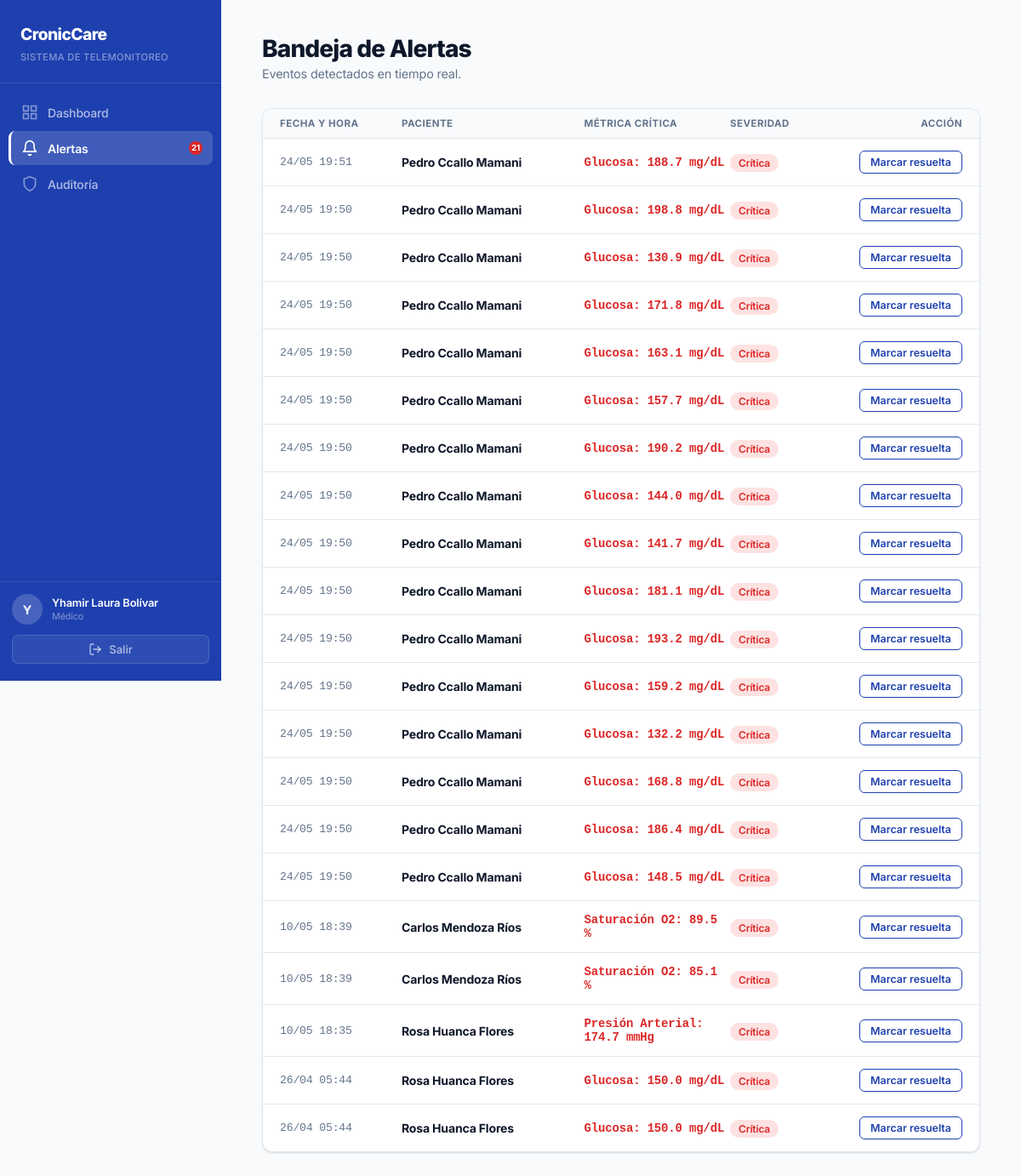
The app's page /alertas/ (signed in), older data.
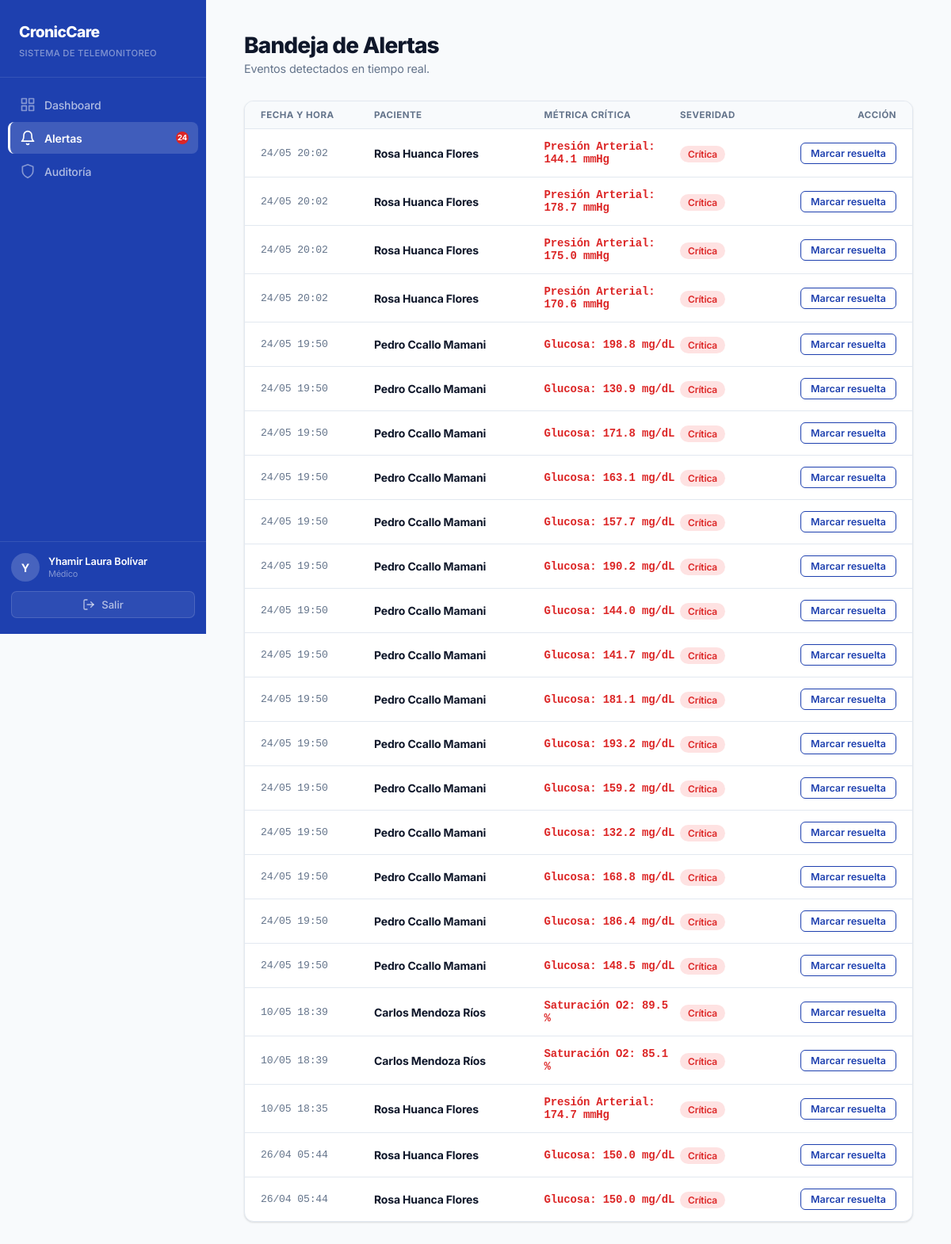
The same page, newer data.
### core/models.py (models this page shows, shortened)
class Alerta(models.Model):
    CRITICIDAD = [
        ('critica',  'Crítica'),
        ('moderada', 'Moderada'),
        ('leve',     'Leve'),
    ]
    paciente   = models.ForeignKey(Paciente, on_delete=models.CASCADE)
    metrica    = models.ForeignKey(Metrica, on_delete=models.SET_NULL, null=True, related_name='alertas')
    mensaje    = models.TextField()
    criticidad = models.CharField(max_length=20, choices=CRITICIDAD)
    resuelta   = models.BooleanField(default=False)
    fecha      = models.DateTimeField(auto_now_add=True)

class Paciente(models.Model):
    ENFERMEDADES = [
        ('diabetes_t2', 'Diabetes Tipo 2'),
        ('hipertension', 'Hipertensión Arterial'),
        ('asma', 'Asma'),
    ]
    user = models.OneToOneField(
        User, on_delete=models.SET_NULL,
        null=True, blank=True, related_name='paciente'
    )
    nombre = models.CharField(max_length=100)
    dni = models.CharField(max_length=8, unique=True)
    enfermedad = models.CharField(max_length=100, choices=ENFERMEDADES)
    fecha_registro = models.DateTimeField(auto_now_add=True)

class Metrica(models.Model):
    TIPOS = [
        ('glucosa',    'Glucosa'),
        ('presion',    'Presión Arterial'),
        ('saturacion', 'Saturación O2'),
        ('frecuencia', 'Frecuencia Cardíaca'),
    ]
    paciente = models.ForeignKey(Paciente, on_delete=models.CASCADE, related_name='metricas')
    tipo     = models.CharField(max_length=50, choices=TIPOS)
    valor    = models.FloatField()
    alerta   = models.BooleanField(default=False)
    fecha    = models.DateTimeField(auto_now_add=True)

### core/views.py (the view)
# urls.py: path('alertas/', views.bandeja_alertas, name='alertas'),
@login_required
@medico_required
def bandeja_alertas(request):
    alertas_raw = Alerta.objects.filter(
        resuelta=False
    ).select_related('paciente', 'metrica').order_by('-fecha')
    alertas_formateadas = []
    for a in alertas_raw:
        valor_str = f"{float(a.metrica.valor):.1f}" if a.metrica else None
        alertas_formateadas.append({
            'alerta': a,
            'valor_str': valor_str,
            'fecha_str': a.fecha.strftime('%d/%m %H:%M'),
        })
    return render(request, 'core/alertas.html', {'alertas': alertas_formateadas})

### core/context_processors.py (called while the page is built)
def alertas_pendientes(request):
    if not request.user.is_authenticated:
        return {
            'total_alertas_pendientes': 0,
            'alertas_recientes': [],
        }
    alertas = Alerta.objects.filter(
        resuelta=False,
        criticidad='critica',
    ).select_related('paciente', 'metrica').order_by('-fecha')
    alertas_data = []
    for alerta in alertas[:3]:
        alertas_data.append({
            'alerta': alerta,
            'valor_str': f"{float(alerta.metrica.valor):.1f}" if alerta.metrica else None,
        })
    return {
        'total_alertas_pendientes': alertas.count(),
        'alertas_recientes': alertas_data,
    }

### core/views.py (called while the page is built)
def es_medico(user):
    return user.groups.filter(name='Medico').exists() or user.is_superuser

### core/templates/core/alertas.html (shortened to what this page needs)
{% extends 'core/base.html' %}
{% block content %}
<div class="container">
  <header style="margin-bottom: 32px;">
    <h1 style="font-weight: 800; font-size: 1.75rem; letter-spacing: -0.03em; color: var(--text);">Bandeja de Alertas</h1>
    <p style="color: var(--muted); font-size: 0.9rem; margin-top: 4px;">Eventos detectados en tiempo real.</p>
  </header>
  <div class="card" style="padding: 0; overflow: hidden;">
    <div class="table-header" style="grid-template-columns: 1fr 1.5fr 1.2fr 1fr 130px;">
      <div>Fecha y Hora</div>
      <div>Paciente</div>
      <div>Métrica Crítica</div>
      <div>Severidad</div>
      <div style="text-align: right;">Acción</div>
    </div>
    <div id="tabla-alertas">
    {% for item in alertas %}
    <div id="alerta-{{ item.alerta.id }}" class="table-row" style="grid-template-columns: 1fr 1.5fr 1.2fr 1fr 130px;">
      <div style="font-family: monospace; font-size: 0.82rem; color: var(--muted);">{{ item.fecha_str }}</div>
      <div style="font-weight: 700;">
        <a href="{% url 'detalle_paciente' item.alerta.paciente.id %}"
           style="color: var(--text); text-decoration: none; transition: color 0.2s;"
           onmouseover="this.style.color='var(--primary)'"
           onmouseout="this.style.color='var(--text)'">
          {{ item.alerta.paciente.nombre }}
        </a>
      </div>
      <div style="font-family: monospace; font-weight: 600; color: var(--alert);">
        {% if item.alerta.metrica %}
          {{ item.alerta.metrica.get_tipo_display }}: {{ item.valor_str }}
          {% if item.alerta.metrica.tipo == 'glucosa' %}mg/dL
          {% elif item.alerta.metrica.tipo == 'presion' %}mmHg
          {% elif item.alerta.metrica.tipo == 'saturacion' %}%
          {% elif item.alerta.metrica.tipo == 'frecuencia' %}lpm
          {% endif %}
        {% else %}—{% endif %}
      </div>
      <div>
        {% if item.alerta.criticidad == 'critica' %}
        <span class="badge-alert">{{ item.alerta.get_criticidad_display }}</span>
        {% else %}
        <span class="badge-warning">{{ item.alerta.get_criticidad_display }}</span>
        {% endif %}
      </div>
      <div style="text-align: right;">
        <button type="button" class="btn-outline btn-sm"
                onclick="resolverAlerta({{ item.alerta.id }})">
          Marcar resuelta
        </button>
      </div>
    </div>
    {% endfor %}
    </div>
  </div>
</div>
{% endblock %}

### core/templates/core/base.html (shortened to what this page needs)
<!doctype html>
<html lang="es">
  <head>
  </head>
  <body>
    <aside class="sidebar" id="sidebar">
      <div class="sidebar-header">
        <span class="sidebar-logo">CronicCare</span>
        <span class="sidebar-subtitle">Sistema de Telemonitoreo</span>
      </div>
      <ul class="sidebar-nav">
        <li>
          <a
            href="{% url 'dashboard' %}"
            class="{% if request.resolver_match.url_name == 'dashboard' %}active{% endif %}"
          >
            <svg
              viewBox="0 0 24 24"
              fill="none"
              stroke="currentColor"
              stroke-width="2"
              stroke-linecap="round"
              stroke-linejoin="round"
            >
              <rect x="3" y="3" width="7" height="7" />
              <rect x="14" y="3" width="7" height="7" />
              <rect x="14" y="14" width="7" height="7" />
              <rect x="3" y="14" width="7" height="7" />
            </svg>
            Dashboard
          </a>
        </li>
        <li>
          <a
            href="{% url 'alertas' %}"
            class="{% if request.resolver_match.url_name == 'alertas' %}active{% endif %}"
          >
            <svg
              viewBox="0 0 24 24"
              fill="none"
              stroke="currentColor"
              stroke-width="2"
              stroke-linecap="round"
              stroke-linejoin="round"
            >
              <path d="M18 8A6 6 0 0 0 6 8c0 7-3 9-3 9h18s-3-2-3-9" />
              <path d="M13.73 21a2 2 0 0 1-3.46 0" />
            </svg>
            Alertas
            {% if total_alertas_pendientes > 0 %}
            <span class="nav-badge">{{ total_alertas_pendientes }}</span>
            {% endif %}
          </a>
        </li>
        {% if request.user.is_superuser or request.user.groups.all %}
        <li>
          <a
            href="{% url 'auditoria' %}"
            class="{% if request.resolver_match.url_name == 'auditoria' %}active{% endif %}"
          >
            <svg
              viewBox="0 0 24 24"
              fill="none"
              stroke="currentColor"
              stroke-width="2"
              stroke-linecap="round"
              stroke-linejoin="round"
            >
              <path d="M12 22s8-4 8-10V5l-8-3-8 3v7c0 6 8 10 8 10z" />
            </svg>
            Auditoría
          </a>
        </li>
        {% endif %}
      </ul>
      <div class="sidebar-footer">
        <div class="sidebar-user">
          <div class="user-avatar">
            {{ request.user.get_full_name|default:request.user.username|slice:":1" }}
          </div>
          <div class="user-info">
            <div class="user-name">
              <a href="{% url 'perfil_medico' %}" style="text-decoration: none; color: inherit;">
                {{ request.user.get_full_name|default:request.user.username }}
              </a>
            </div>
            <div class="user-role">
              {% if request.user.is_superuser %}Admin{% else %}Médico{% endif %}
            </div>
          </div>
        </div>
        <form method="POST" action="{% url 'logout' %}" style="margin: 0">
          <button type="submit" class="btn-logout">
            <svg
              width="16"
              height="16"
              viewBox="0 0 24 24"
              fill="none"
              stroke="currentColor"
              stroke-width="2"
              stroke-linecap="round"
              stroke-linejoin="round"
            >
              <path d="M9 21H5a2 2 0 0 1-2-2V5a2 2 0 0 1 2-2h4" />
              <polyline points="16 17 21 12 16 7" />
              <line x1="21" y1="12" x2="9" y2="12" />
            </svg>
            Salir
          </button>
        </form>
      </div>
    </aside>
    <main class="main-content">{% block content %}{% endblock %}</main>
  </body>
</html>

Row changes from the older to the newer data that the page shows:
no longer on this page (row edited): Alerta: fecha_str "24/05 19:51", alerta.paciente.nombre "Pedro Ccallo Mamani", alerta.metrica.tipo "Glucosa", valor_str "188.7", shows "mg/dL", alerta.criticidad "Crítica"
added Alerta: fecha_str "24/05 20:02", alerta.paciente.nombre "Rosa Huanca Flores", alerta.metrica.tipo "Presión Arterial", valor_str "144.1", shows "mmHg", alerta.criticidad "Crítica"
added Alerta: fecha_str "24/05 20:02", alerta.paciente.nombre "Rosa Huanca Flores", alerta.metrica.tipo "Presión Arterial", valor_str "178.7", shows "mmHg", alerta.criticidad "Crítica"
added Alerta: fecha_str "24/05 20:02", alerta.paciente.nombre "Rosa Huanca Flores", alerta.metrica.tipo "Presión Arterial", valor_str "175.0", shows "mmHg", alerta.criticidad "Crítica"
added Alerta: fecha_str "24/05 20:02", alerta.paciente.nombre "Rosa Huanca Flores", alerta.metrica.tipo "Presión Arterial", valor_str "170.6", shows "mmHg", alerta.criticidad "Crítica"
Text that changed along with them:
{{ total_alertas_pendientes }}: "21" → "24"
